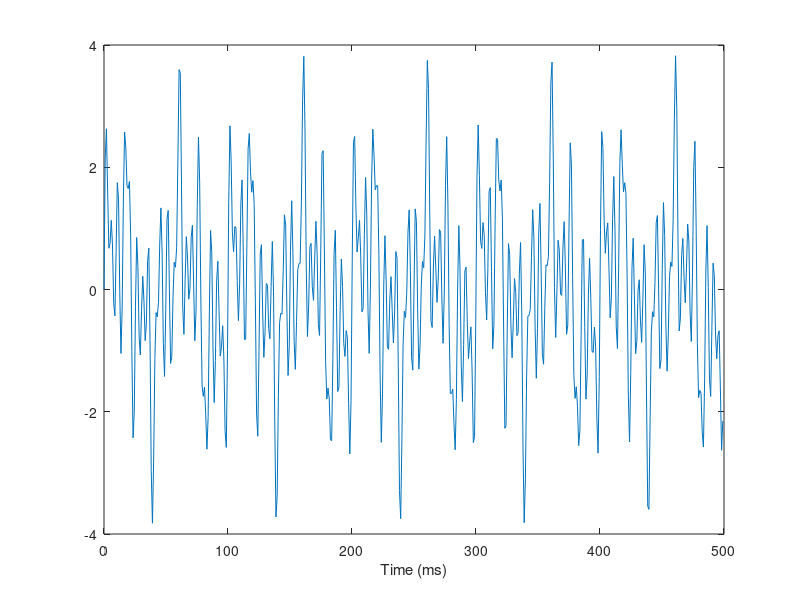

This chart was generated by the following MATLAB code: (Note: this script raises an error after producing the figure.)
% Calculate STFT of a signal composed by segments with different frequencies
% TT - total time
% N - number of samples
% f - vector of frequencies
% a - fator de espalhamento

clear 
close all

N=512;
Fs= 1024;                     % Sample frequency
TT= N/Fs;                   %tempo total
t = (0:N-1)/Fs;              % Time vector
faxis = 2*t/N;                % Frequency Scale

% Angular frequency
% Create the signal
x = sin(2*pi*20*t) + sin(2*pi*70*t) + sin(2*pi*120*t) + sin(2*pi*200*t);
plot(1000*t,x);
xlabel('Time (ms)')
axis([0 500 -4 4])
%pause

%usa o programa do matlab spectrograma 
figure;
tJanela=64;
sobrepos=1;
spectrogram(x,tJanela,sobrepos,N,Fs);


pause
%alternativamente faz a stft "manualmente" criando uma janela e executando
%a fft via psd (powerspectrum density) com janela deslizante

%Monta uma janela exponencial para a STFT
a=5000;                     %fator de espalhamento
win= winexp(N,TT,a);
figure;
plot(t,win(1:N))
%pause

% Compute STFT using shiftwin function for shift the window along the time
for i = 1:N
  X(:,i) = psd(x.*shiftwin(win,i,N));
end

fs=(0:N-1)*Fs/N;
figure;
mesh(1000*t,fs(1:N/2),X(1:N/2,:))
view(2)
xlabel('Time (ms)')
ylabel('Frequency (Hz)')
axis([0 500 0 250])


